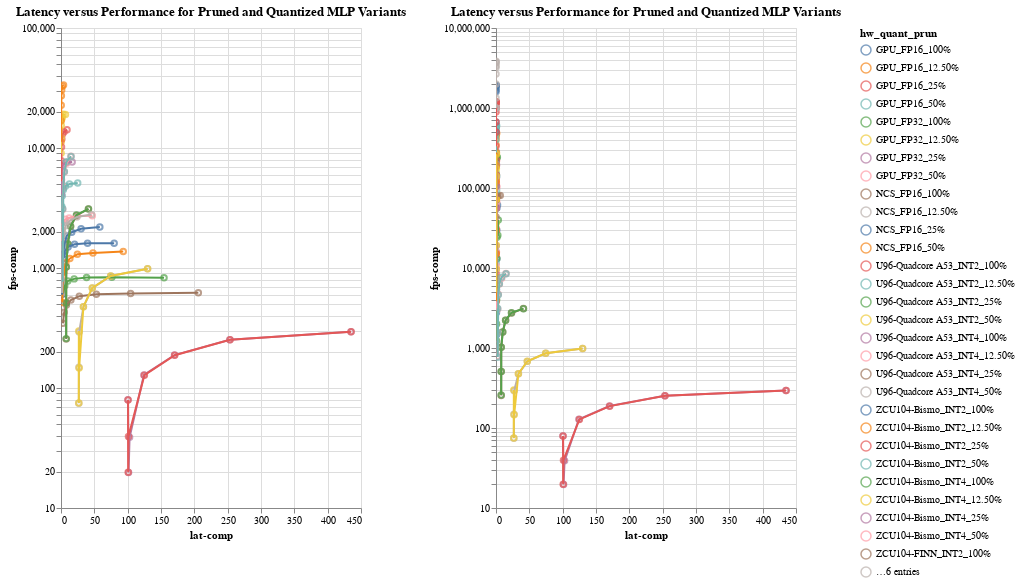

Write notebook code for a chart like this one.
### Markdown cell above
### Line Plot

### Code cell
#hide_input
figa_df = mlp_df[(mlp_df["HWType"].isin(["NCS", "ZCU104-Bismo", "U96-Quadcore A53"]))]
figb_df = mlp_df[(mlp_df["HWType"].isin(["GPU", "ZCU104-FINN", "U96-Quadcore A53"]))]

fig25s = []
fig25_dfs = [figa_df, figb_df]
for df in fig25_dfs:
    sel = alt.selection_multi(fields=["hw_quant_prun"], bind="legend")
    fig25_dot = alt.Chart(df).mark_point().encode(
        x='lat-comp',
        y=alt.Y('fps-comp', scale=alt.Scale(type="log")),
        color=select_color(sel, 'hw_quant_prun:N'),
        tooltip=['fps-comp', 'lat-comp', 'HWType', 'batch/thread/stream'],
    )
    fig25_line = alt.Chart(df).mark_line().encode(
        x='lat-comp',
        y='fps-comp',
        color=select_color(sel, 'hw_quant_prun:N'),
        tooltip=['fps-comp', 'lat-comp', 'HWType', 'batch/thread/stream'],
    )

    fig = (fig25_dot+fig25_line).properties(
        title="Latency versus Performance for Pruned and Quantized MLP Variants",
        width=W/len(fig25_dfs),
        height=H,
    ).add_selection(sel).interactive()
    
    fig25s.append(fig)
    
alt.hconcat(*fig25s)

### Figure 1 — Vega-Lite specification as saved in the notebook (floating-point values rounded to 4 significant figures; data arrays with more than 128 entries replaced by an {"elided": "..."} marker saying what was removed)
{"config": {"view": {"continuousWidth": 400, "continuousHeight": 300}}, "hconcat": [{"layer": [{"mark": "point", "encoding": {"color": {"condition": {"type": "nominal", "field": "hw_quant_prun", "selection": "selector004"}, "value": "lightgray"}, "tooltip": [{"type": "quantitative", "field": "fps-comp"}, {"type": "quantitative", "field": "lat-comp"}, {"type": "nominal", "field": "HWType"}, {"type": "quantitative", "field": "batch/thread/stream"}], "x": {"type": "quantitative", "field": "lat-comp"}, "y": {"type": "quantitative", "field": "fps-comp", "scale": {"type": "log"}}}, "selection": {"selector004": {"type": "multi", "fields": ["hw_quant_prun"], "bind": "legend"}, "selector005": {"type": "interval", "bind": "scales", "encodings": ["x", "y"]}}}, {"mark": "line", "encoding": {"color": {"condition": {"type": "nominal", "field": "hw_quant_prun", "selection": "selector004"}, "value": "lightgray"}, "tooltip": [{"type": "quantitative", "field": "fps-comp"}, {"type": "quantitative", "field": "lat-comp"}, {"type": "nominal", "field": "HWType"}, {"type": "quantitative", "field": "batch/thread/stream"}], "x": {"type": "quantitative", "field": "lat-comp"}, "y": {"type": "quantitative", "field": "fps-comp"}}}], "data": {"name": "data-8bdcfac6623c031013ef14169bf39d25"}, "height": 480, "title": "Latency versus Performance for Pruned and Quantized MLP Variants", "width": 300.0}, {"layer": [{"mark": "point", "encoding": {"color": {"condition": {"type": "nominal", "field": "hw_quant_prun", "selection": "selector006"}, "value": "lightgray"}, "tooltip": [{"type": "quantitative", "field": "fps-comp"}, {"type": "quantitative", "field": "lat-comp"}, {"type": "nominal", "field": "HWType"}, {"type": "quantitative", "field": "batch/thread/stream"}], "x": {"type": "quantitative", "field": "lat-comp"}, "y": {"type": "quantitative", "field": "fps-comp", "scale": {"type": "log"}}}, "selection": {"selector006": {"type": "multi", "fields": ["hw_quant_prun"], "bind": "legend"}, "selector007": {"type": "interval", "bind": "scales", "encodings": ["x", "y"]}}}, {"mark": "line", "encoding": {"color": {"condition": {"type": "nominal", "field": "hw_quant_prun", "selection": "selector006"}, "value": "lightgray"}, "tooltip": [{"type": "quantitative", "field": "fps-comp"}, {"type": "quantitative", "field": "lat-comp"}, {"type": "nominal", "field": "HWType"}, {"type": "quantitative", "field": "batch/thread/stream"}], "x": {"type": "quantitative", "field": "lat-comp"}, "y": {"type": "quantitative", "field": "fps-comp"}}}], "data": {"name": "data-45cf6987383a3660c5b153c6333d9ed5"}, "height": 480, "title": "Latency versus Performance for Pruned and Quantized MLP Variants", "width": 300.0}], "$schema": "https://vega.github.io/schema/vega-lite/v4.0.2.json", "datasets": {"data-8bdcfac6623c031013ef14169bf39d25": {"elided": "144 records"}, "data-45cf6987383a3660c5b153c6333d9ed5": {"elided": "190 records"}}}
